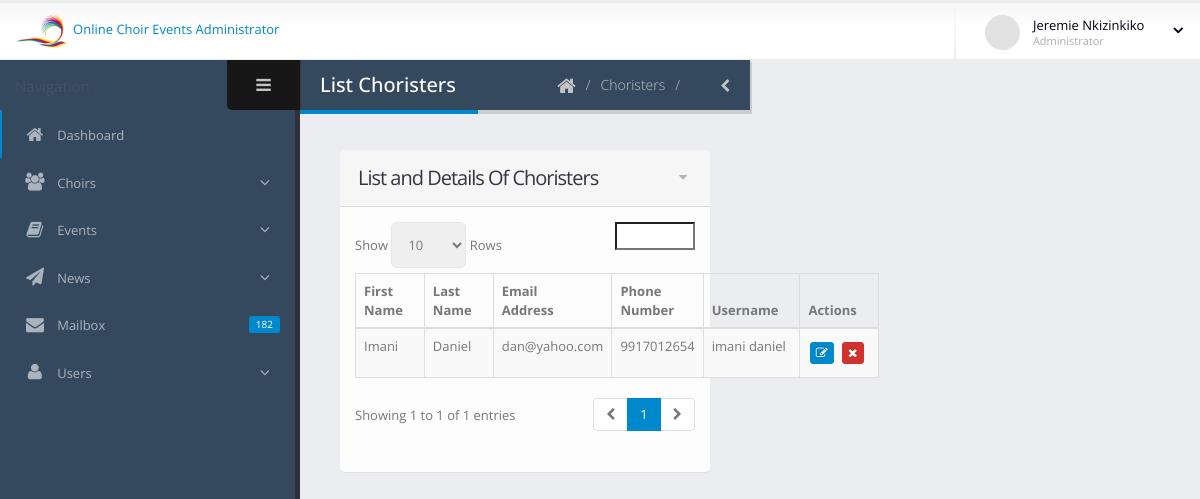
/admin/choristers.php (signed in), run on the app's committed database.
### tables this page shows
CREATE TABLE `users` (
  `id` int(10) NOT NULL,
  `fname` varchar(100) NOT NULL,
  `lname` varchar(100) NOT NULL,
  `email` varchar(50) NOT NULL,
  `phone` varchar(50) NOT NULL,
  `type` varchar(50) NOT NULL,
  `choir` int(10) NOT NULL DEFAULT '0',
  `username` varchar(100) DEFAULT NULL,
  `password` varchar(100) NOT NULL,
  `created_at` datetime NOT NULL DEFAULT CURRENT_TIMESTAMP
);

### admin/choristers.php (the view, shortened to what this page needs)
<?php
include_once "includes/header.php";
if(!isset($_SESSION['admin']) && !isset($_SESSION['adminId'])){
	echo "<script type=\"text/javascript\">
				swal({
					title: \"User Not Logged In!\",
					text: \"Please login and proceed...\",
					type: 'error',
					timer: 3000,
					showConfirmButton: false
				});
				setTimeout(function(){
					window.location.href = '../login.php';
				}, 2000);
			</script>";
} else {
	$type = 'Chorister';
	try {
		$sqlSeluser = 'SELECT * FROM users WHERE type = :type';
		$stmuser = $db->prepare($sqlSeluser);
		$stmuser->execute(array(':type'=>$type));
	} catch (PDOException $ex) {
		echo "An error occured: ".$ex->getMessage();
	}
}
?>
<section role="main" class="content-body">
					<header class="page-header">
						<h2>List Choristers </h2>
						<div class="right-wrapper pull-right">
							<ol class="breadcrumbs">
								<li>
									<a href="index.php">
										<i class="fa fa-home"></i>
									</a>
								</li>
								<li><span>Choristers</span></li>
								<a class="sidebar-right-toggle"><i class="fa fa-chevron-left"></i></a>
							</ol>
						</div>
					</header>
                      <section class="panel">
							<header class="panel-heading">
								<div class="panel-actions">
									<a href="#" class="fa fa-caret-down"></a>
								</div>
								<h2 class="panel-title">List and Details Of Choristers</h2>
							</header>
							<div class="panel-body">
								<table class="table table-bordered table-striped mb-none" id="datatable-default">
									<thead>
										<tr>
											<th>First Name</th>
											<th>Last Name</th>
											<th>Email Address</th>
											<th>Phone Number</th>
											<th>Username</th>
											<th>Actions</th>
										</tr>
									</thead>
									<tbody>
										<?php
										while($rowUsers= $stmuser->fetch()){
											$userId = $rowUsers['id'];
											$userfname = $rowUsers['fname'];
											$userlname = $rowUsers['lname'];
											$useremail = $rowUsers['email'];
											$phone = $rowUsers['phone'];
											$username= $rowUsers['username'];
											?>
											<tr class="gradeA">
												<td><?php  echo $userfname; ?></td>
												<td><?php echo $userlname; ?></td>
												<td><?php echo $useremail; ?></td>
												<td><?php echo $phone; ?></td>
												<td><?php echo $username; ?></td>
												<td class="center">
													<a href="chorister-edit.php?userId=<?php  echo $userId; ?>" type="button" class="mb-xs mt-xs mr-xs btn btn-xs btn-primary" title="Edit chorister">
														<i class="fa fa-edit"></i></a>
													<a href= "chorister-delete.php?userId=<?php  echo $userId; ?>" onclick="return confirm('Are you sure you want to delete chorister "<?php echo $fname; ?> ?')" type="button" class="mb-xs mt-xs mr-xs btn btn-xs btn-danger" title="Delete chorister">
														<i class="fa fa-times"></i></a>
												</td>
											</tr><?php
										}
										?>
									</tbody>
								</table>
							</div>
						</section>
				</section>
<?php
include_once "includes/footer.php";
?>

### admin/includes/header.php (shortened to what this page needs)
<?php
include_once "includes/connect.php";
if(isset($_SESSION['admin']) && isset($_SESSION['adminId'])){
	try {
		$sqlSelectUser = 'SELECT * FROM users WHERE id = :adminId';
		$stmUser = $db->prepare($sqlSelectUser);
		$stmUser->execute(array(':adminId'=>$_SESSION['adminId']));
		while($rowUser = $stmUser->fetch()){
			$adminFname = $rowUser['fname'];
			$adminLname = $rowUser['lname'];
		}
	} catch (PDOException $ex) {
		echo "An error occured: ".$ex->getMessage();
	}
}
?>
<!DOCTYPE html>
<html lang="en">
<head>
	<link rel="stylesheet" href="assets/vendor/bootstrap/css/bootstrap.css" />
	<link rel="stylesheet" href="assets/vendor/font-awesome/css/font-awesome.css" />
	<link rel="stylesheet" href="assets/vendor/magnific-popup/magnific-popup.css" />
	<link rel="stylesheet" href="assets/vendor/bootstrap-datepicker/css/datepicker3.css" />
	<link rel="stylesheet" href="assets/vendor/jquery-ui/css/ui-lightness/jquery-ui-1.10.4.custom.css" />
	<link rel="stylesheet" href="assets/vendor/bootstrap-multiselect/bootstrap-multiselect.css" />
	<link rel="stylesheet" href="assets/vendor/morris/morris.css" />
	<link rel="stylesheet" href="assets/vendor/select2/select2.css" />
	<link rel="stylesheet" href="assets/vendor/jquery-datatables-bs3/assets/css/datatables.css" />
	<link rel="stylesheet" href="assets/vendor/summernote/summernote.css" />
	<link rel="stylesheet" href="assets/vendor/summernote/summernote-bs3.css" />
	<link rel="stylesheet" href="assets/<meta name="keywords" content="HTML5 Admin Template" />
	<link rel="stylesheet" href="assets/css/theme.css" />
	<link rel="stylesheet" href="assets/css/skins/default.css" />
	<link rel="stylesheet" href="assets/css/theme-custom.css">
	<link rel="stylesheet" href="assets/css/skins/default.css" />
	<link rel="stylesheet" href="assets/css/theme-custom.css">
	<link href="assets/css/sweetalert.css" rel="stylesheet">
</head>
<body>
		<section class="body">
			<header class="header">
				<div class="logo-container">
					<a href="index.php" class="logo">
						<img src="assets/img/f.png" height="35" alt="JSOFT Admin" /> Online Choir Events Administrator
					</a>
				</div>
				<div class="header-right">
					<span class="separator"></span>
					<div id="userbox" class="userbox">
						<a href="#" data-toggle="dropdown">
							<figure class="profile-picture">
								<img src="assets/img/!logged-user.jpg" alt="Joseph Doe" class="img-circle" data-lock-picture="assets/img/!logged-user.jpg" />
							</figure>
							<div class="profile-info" data-lock-name="John Doe" data-lock-email="johndoe@JSOFT.com">
								<span class="name"><?php if(isset($adminFname)) echo $adminFname." ".$adminLname; ?></span>
								<span class="role">Administrator</span>
							</div>
							<i class="fa custom-caret"></i>
						</a>
					</div>
				</div>
			</header>
			<div class="inner-wrapper">
				<aside id="sidebar-left" class="sidebar-left">
					<div class="sidebar-header">
						<div class="sidebar-title">
						</div>
						<div class="sidebar-toggle hidden-xs" data-toggle-class="sidebar-left-collapsed" data-target="html" data-fire-event="sidebar-left-toggle">
							<i class="fa fa-bars" aria-label="Toggle sidebar"></i>
						</div>
					</div>
					<div class="nano">
						<div class="nano-content">
							<nav id="menu" class="nav-main" role="navigation">
								<ul class="nav nav-main">
									<li class="nav-active">
										<a href="index.php">
											<i class="fa fa-home" aria-hidden="true"></i>
											<span>Dashboard</span>
										</a>
									</li>
									<li class="nav-parent">
										<a>
											<i class="fa fa-group" aria-hidden="true"></i>
											<span>Choirs</span>
										</a>
									</li>
									<li class="nav-parent">
										<a>
											<i class="fa fa-book" aria-hidden="true"></i>
											<span>Events</span>
										</a>
									</li>
									<li class="nav-parent">
										<a>
											<i class="fa fa-paper-plane" aria-hidden="true"></i>
											<span>News</span>
										</a>
									</li>
									<li>
										<a href="messages.php">
											<span class="pull-right label label-primary">182</span>
											<i class="fa fa-envelope" aria-hidden="true"></i>
											<span>Mailbox</span>
										</a>
									</li>
									<li class="nav-parent">
										<a>
											<i class="fa fa-user" aria-hidden="true"></i>
											<span>Users</span>
										</a>
									</li>
								</ul>
							</nav>
							<hr class="separator" />
						</div>
					</div>
				</aside>

### admin/assets/css/skins/default.css (style rules this page uses)
a, .btn-link { color: #0088cc; }
body .btn-primary { color: #ffffff; text-shadow: 0 -1px 0 rgba(0, 0, 0, 0.25); background-color: #0088cc; border-color: #0088cc; }
body .btn-danger { color: #ffffff; text-shadow: 0 -1px 0 rgba(0, 0, 0, 0.25); background-color: #d2322d; border-color: #d2322d; }
.label-primary { background: #0088cc; }
.page-header h2 { border-bottom-color: #0088cc; }
ul.nav-main > li.nav-active > a { box-shadow: 2px 0 0 #0088cc inset; }

### data on the page
users: fname "Jeremie", lname "Nkizinkiko"
users: fname "Imani", lname "Daniel", email "dan@yahoo.com", phone "9917012654", username "imani daniel"
